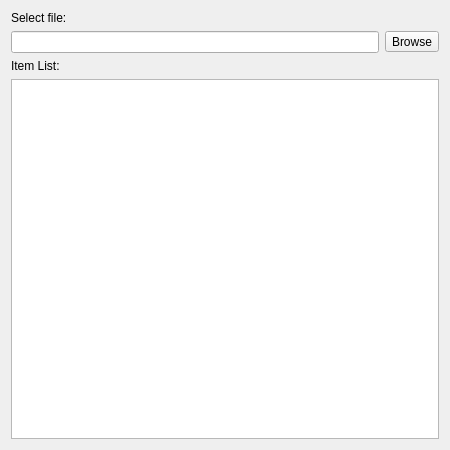
<?xml version="1.0" encoding="UTF-8"?>
<ui version="4.0">
 <class>TaskPanel</class>
 <widget class="QWidget" name="TaskPanel">
  <property name="geometry">
   <rect>
    <x>0</x>
    <y>0</y>
    <width>450</width>
    <height>450</height>
   </rect>
  </property>
  <property name="sizePolicy">
   <sizepolicy hsizetype="MinimumExpanding" vsizetype="Maximum">
    <horstretch>0</horstretch>
    <verstretch>0</verstretch>
   </sizepolicy>
  </property>
  <property name="maximumSize">
   <size>
    <width>16777215</width>
    <height>16777215</height>
   </size>
  </property>
  <property name="windowTitle">
   <string>Import LandXML</string>
  </property>
  <layout class="QVBoxLayout" name="verticalLayout_2">
   <property name="sizeConstraint">
    <enum>QLayout::SetDefaultConstraint</enum>
   </property>
   <item>
    <widget class="QLabel" name="label_selectFile">
     <property name="text">
      <string>Select file:</string>
     </property>
    </widget>
   </item>
   <item>
    <layout class="QHBoxLayout" name="hl_pickFile">
     <item>
      <widget class="QLineEdit" name="le_filename">
       <property name="sizePolicy">
        <sizepolicy hsizetype="Expanding" vsizetype="Fixed">
         <horstretch>1</horstretch>
         <verstretch>0</verstretch>
        </sizepolicy>
       </property>
      </widget>
     </item>
     <item>
      <widget class="QToolButton" name="tb_browse">
       <property name="text">
        <string>Browse</string>
       </property>
      </widget>
     </item>
    </layout>
   </item>
   <item>
    <widget class="QLabel" name="label_itemList">
     <property name="text">
      <string>Item List:</string>
     </property>
    </widget>
   </item>
   <item>
    <widget class="QTreeView" name="tv_items">
     <property name="sizePolicy">
      <sizepolicy hsizetype="Expanding" vsizetype="Expanding">
       <horstretch>0</horstretch>
       <verstretch>0</verstretch>
      </sizepolicy>
     </property>
     <property name="sizeAdjustPolicy">
      <enum>QAbstractScrollArea::AdjustToContents</enum>
     </property>
     <property name="editTriggers">
      <set>QAbstractItemView::NoEditTriggers</set>
     </property>
    </widget>
   </item>
  </layout>
 </widget>
 <resources/>
 <connections/>
</ui>
